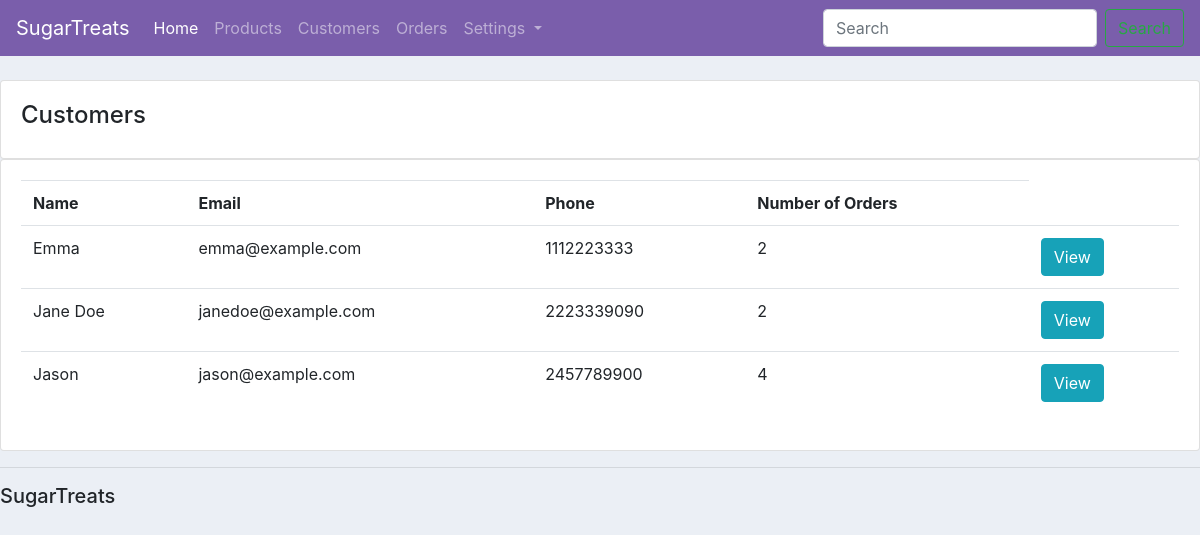
The app's page /customers/ with its own data.
### ecomm/models.py (models this page shows, shortened)
class Customer(models.Model):
    name = models.CharField(max_length=200, null=True)
    email = models.EmailField(null=True)
    phone = models.CharField(max_length=200, null=True)
    date_created = models.DateTimeField(auto_now_add=True, null=True)

### ecomm/views.py (the view)
# urls.py: path("customers/", views.customers, name = "customers"),
def customers(request):
    customers = Customer.objects.all().order_by("name")
    context = {"customers": customers}
    return render(request, "ecomm/customers.html", context)

### ecomm/templates/ecomm/customers.html
{% extends "ecomm/main.html" %}
{% block content %}
<br>
<div class = "row">
    <div class ="col-md">
        <div class = "card card-body">
            <h4>Customers</h4>
        </div>
        <div class = "card card-body">
            <table class = "table">
                <tr>
                    <th>Name</th>
                    <th>Email</th>
                    <th>Phone</th>
                    <th>Number of Orders</th>
                </tr>
                {% for customer in customers %}
                    <tr>
                        <td>{{customer.name}}</td>
                        <td>{{customer.email}}</td>
                        <td>{{customer.phone}}</td>
                        <td>{{customer.orders.count}}</td>
                        <td><a class = "btn btn-small btn-info" href="{% url 'profile' customer.id %}">View</a></td>
                    </tr>
                {% endfor %}
            </table>
        </div>
    </div>
</div>
{% endblock content %}

### static/css/main.css (style rules this page uses)
body { background-color: #ebeff5; }

### records on screen
Customer: name "Emma", email "emma@example.com", phone "1112223333", orders.count "2"
Customer: name "Jane Doe", email "janedoe@example.com", phone "2223339090", orders.count "2"
Customer: name "Jason", email "jason@example.com", phone "2457789900", orders.count "4"
